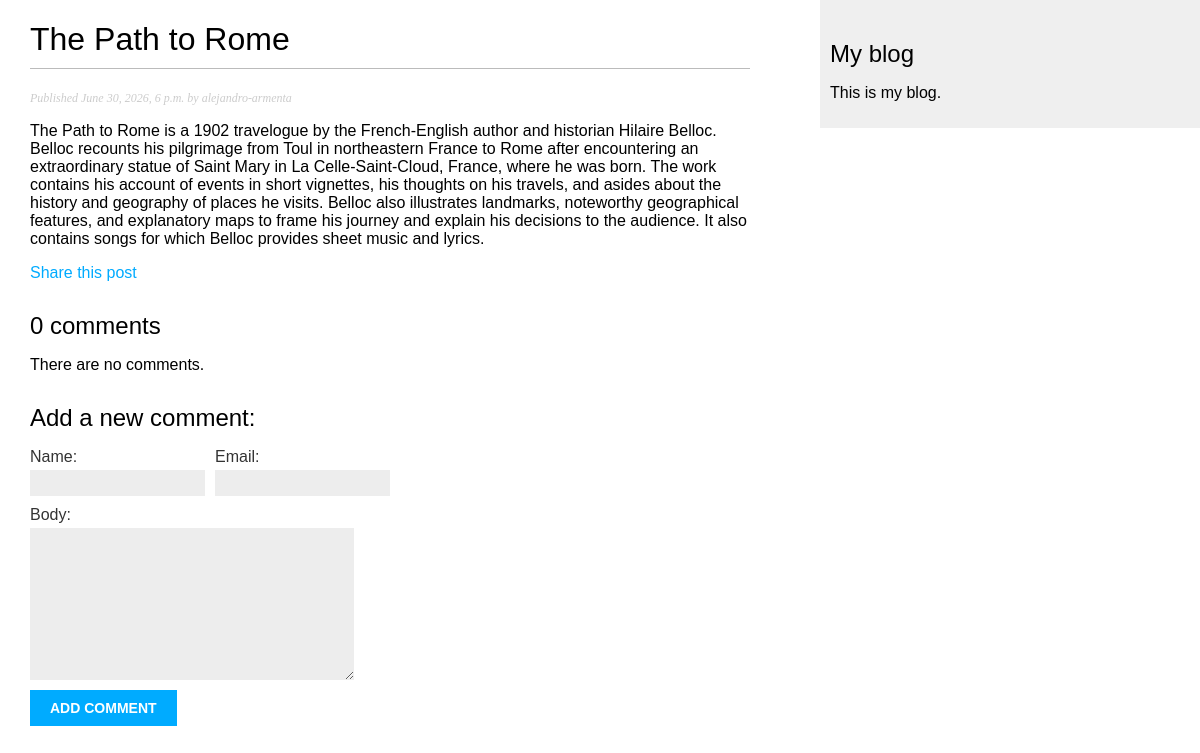
The app's page /blog/2026/6/30/the-path-to-rome/ with its own data.
### blog/models.py (models this page shows, shortened)
class Post(models.Model):
    class Status(models.TextChoices):
        DRAFT = "DF", "Draft"
        PUBLISHED = "PB", "Published"
    title = models.CharField(max_length=250)
    slug = models.SlugField(max_length=250, unique_for_date="publish")
    author = models.ForeignKey(
        settings.AUTH_USER_MODEL, on_delete=models.CASCADE, related_name="blog_posts"
    )
    body = models.TextField()
    publish = models.DateTimeField(default=timezone.now)
    created = models.DateTimeField(auto_now_add=True)
    updated = models.DateTimeField(auto_now=True)
    status = models.CharField(max_length=2, choices=Status, default=Status.DRAFT)
    objects = models.Manager()
    published = PublishedManager()
    tags = TaggableManager()
    class Meta:
        ordering = ["-publish"]
        indexes = [models.Index(fields=["-publish"])]

### blog/views.py (the view)
def post_detail(request, year, month, day, post):
    post = get_object_or_404(
        Post,
        status=Post.Status.PUBLISHED,
        publish__year=year,
        publish__month=month,
        publish__day=day,
        slug=post,
    )
    comments = post.comments.filter(active=True)
    form = CommentForm()
    return render(
        request,
        "blog/post/detail.html",
        {"post": post, "comments": comments, "form": form},
    )

### blog/forms.py
class CommentForm(forms.ModelForm):
    bound_field_class = CommentBoundField
    class Meta:
        model = Comment
        fields = ["name", "email", "body"]

### blog/templates/blog/post/detail.html (shortened to what this page needs)
{% extends "blog/base.html" %}
{% block content %}
    <h1>{{ post.title }}</h1>
    <p class="date">
        Published {{ post.publish }} by {{ post.author }}
    </p>
    {{ post.body|linebreaks }}
    <p>
        <a href="{% url 'blog:post_share' post.id %}">
            Share this post
        </a>
    </p>
    {% with comments.count as total_comments %}
        <h2>
            {{ total_comments }} comment{{ total_comments|pluralize }}
        </h2>
    {% endwith %}
    {% for comment in comments %}
        <div class="comment">
            <p class="info">
                Comment {{ forloop.counter }} by {{ comment.name }}
                {{ comment.created }}
            </p>
            {{ comment.body|linebreaks }}
        </div>
    {% empty %}
        <p>There are no comments.</p>
    {% endfor %}
    {% include 'blog/post/includes/comment_form.html' %}
{% endblock %}

### blog/static/css/blog.css (style rules this page uses)
body { margin:0; padding:0; font-family:helvetica, sans-serif; }
a { color:#00abff; text-decoration:none; }
h1 { font-weight:normal; border-bottom:1px solid #bbb; padding:0 0 10px 0; }
h2 { font-weight:normal; margin:30px 0 0; }
p.date { color:#ccc; font-family: georgia, serif; font-size: 12px; font-style: italic; }
label { float:left; clear:both; color:#333; margin-bottom:4px; }
input, textarea { clear:both; float:left; margin:0 0 10px; background:#ededed; border:0; padding:6px 10px; font-size:12px; }

### records on screen
Post: title "The Path to Rome", publish "June 30, 2026, 6 p.m.", author "alejandro-armenta", body "The Path to Rome is a 1902 travelogue by the French-English author and historian Hilaire Belloc. Belloc recounts his pilgrimage from Toul in northeastern France to Rome after encountering an extraordinary statue of Saint Mary in La Celle-Saint-Cloud, France, where he was born. The work contains his account of events in short vignettes, his thoughts on his travels, and asides about the history and geography of places he visits. Belloc also illustrates landmarks, noteworthy geographical features, and explanatory maps to frame his journey and explain his decisions to the audience. It also contains songs for which Belloc provides sheet music and lyrics."

### other values on screen
{{ total_comments }} "0"
